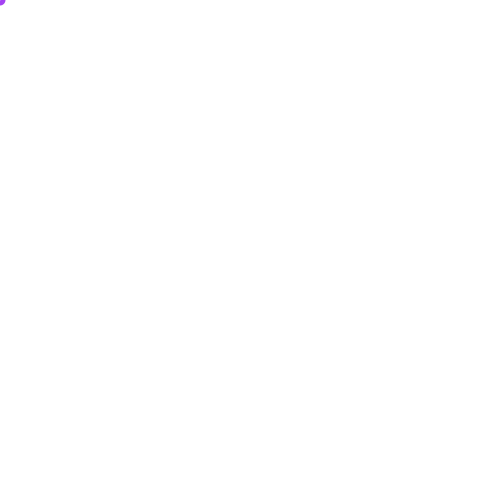
Frame 1 (no input)
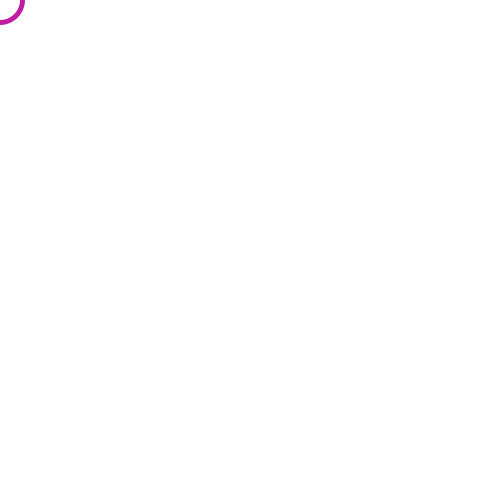
Frame 60 (the mouse pressed at the canvas centre just before this capture)
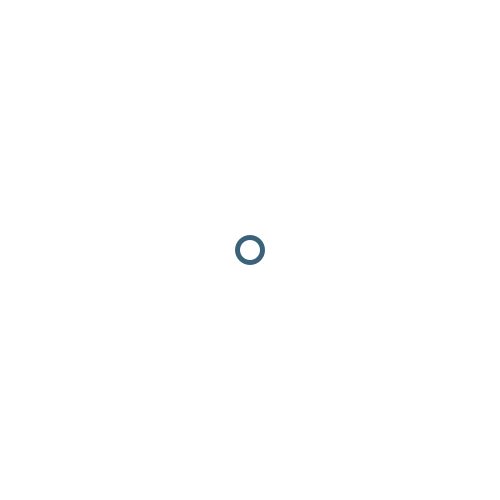
Frame 120 (the mouse held since frame 60 and released just before this capture)

The Processing sketch that drew these frames (run headless with seeded random() and noise(); from frame 60 on, the mouse is pressed at the canvas centre):

// Processing sketch: Mouse
// ── Mouse.pde
int size = 10;
int inc = 1;

void setup() {
  size(500, 500);
  noStroke();
}

void draw() {
  //background
  background(255);
  
  //update size
  size = size + inc;
  if (size >= 60 || size <= 10) {
    inc = -inc;
  }
  
  //display the circle
  fill(random(0, 255), random(0, 255), random(0, 255));
  ellipse(mouseX, mouseY, size, size);
  fill(255);
  ellipse(mouseX, mouseY, size-10, size-10);
}
